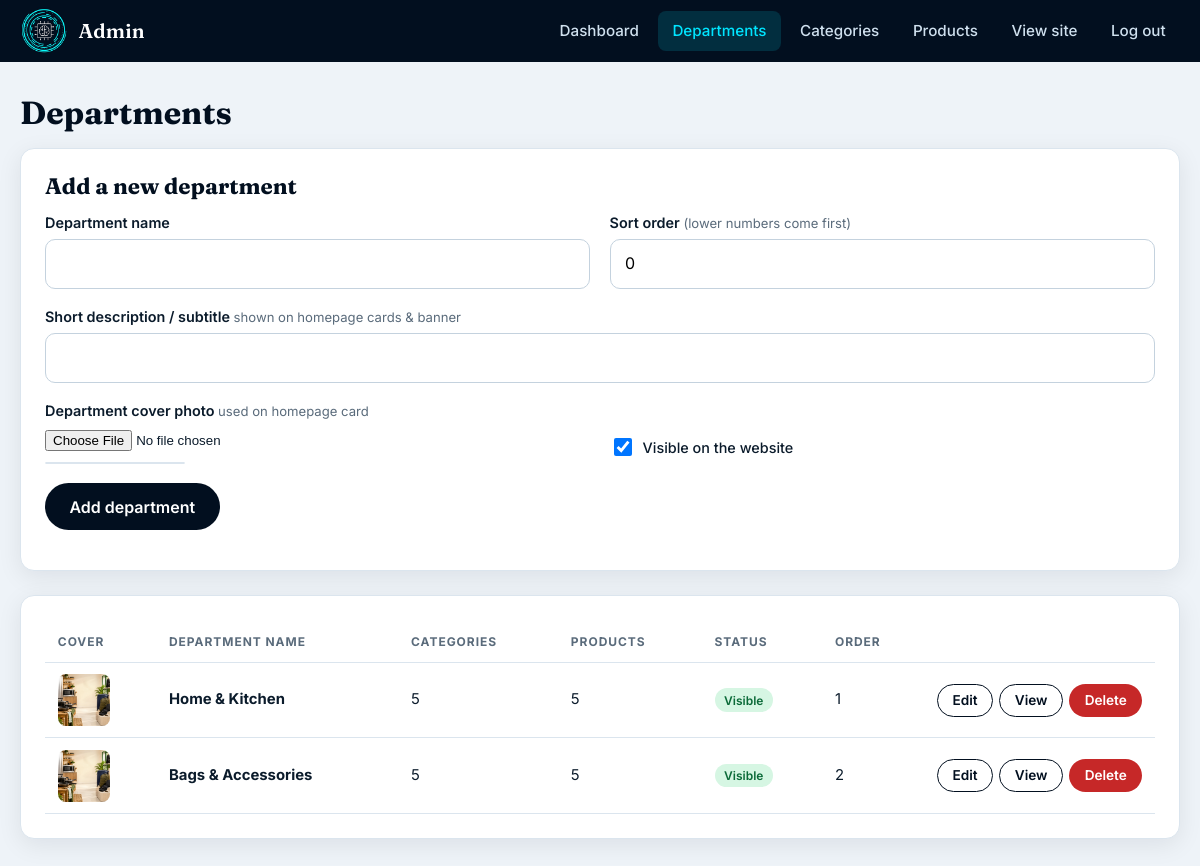
Screenshot of /departments.php (signed in) with the database file from the repository.
### tables this page shows
CREATE TABLE IF NOT EXISTS departments (
    id          INT UNSIGNED AUTO_INCREMENT PRIMARY KEY,
    name        VARCHAR(100) NOT NULL,
    slug        VARCHAR(120) NOT NULL UNIQUE,
    description VARCHAR(255) NULL,
    image       VARCHAR(255) NULL,            
    sort_order  INT NOT NULL DEFAULT 0,
    is_active   TINYINT(1) NOT NULL DEFAULT 1,
    created_at  TIMESTAMP NOT NULL DEFAULT CURRENT_TIMESTAMP
);

### functions.php (called while the page is built, shortened)
<?php
function e($value): string
{
    return htmlspecialchars((string) $value, ENT_QUOTES | ENT_SUBSTITUTE, 'UTF-8');
}
function department_url(array $d, string $base = ''): string
{
    return $base . 'department.php?dept=' . rawurlencode($d['slug']);
}
function department_image_url(array $d, string $base = ''): string
{
    return $base . 'assets/images/hero.jpg';
}

### departments.php (the view, shortened to what this page needs)
<?php
$db = db();
$editing = ['id' => 0, 'name' => '', 'description' => '', 'image' => null, 'sort_order' => 0, 'is_active' => 1];
$departments = $db->query('SELECT d.*,
                           (SELECT COUNT(*) FROM categories c WHERE c.department_id = d.id) AS category_count,
                           (SELECT COUNT(*) FROM products p JOIN categories c ON c.id = p.category_id WHERE c.department_id = d.id) AS product_count
                           FROM departments d
                           ORDER BY d.sort_order, d.name')->fetchAll();
require __DIR__ . '/../includes/admin-header.php';
?>
<h1>Departments</h1>
<div class="panel">
    <h2><?= $editing['id'] ? 'Edit department' : 'Add a new department' ?></h2>
    <form method="post" enctype="multipart/form-data">
        <div class="form-grid">
            <div>
                <label for="name">Department name</label>
                <input type="text" id="name" name="name" maxlength="100" required value="<?= e($editing['name']) ?>">
            </div>
            <div>
                <label for="sort_order">Sort order <span class="hint">(lower numbers come first)</span></label>
                <input type="number" id="sort_order" name="sort_order" value="<?= (int) $editing['sort_order'] ?>">
            </div>
            <div class="full">
                <label for="description">Short description / subtitle <span class="hint">shown on homepage cards &amp; banner</span></label>
                <input type="text" id="description" name="description" maxlength="255" value="<?= e($editing['description']) ?>">
            </div>
            <div>
                <label for="image-input">Department cover photo <span class="hint">used on homepage card</span></label>
                <input type="file" id="image-input" name="image" accept="image/jpeg,image/png,image/webp,image/gif">
                <?php if (!empty($editing['image'])): ?>
                    <img id="image-preview" src="<?= e(department_image_url($editing, '../')) ?>" alt="" style="width:140px;margin-top:.6rem;border-radius:10px;border:1px solid var(--line)">
                <?php else: ?>
                    <img id="image-preview" src="" alt="" style="width:140px;margin-top:.6rem;border-radius:10px;border:1px solid var(--line)" hidden>
                <?php endif; ?>
            </div>
            <div style="display:grid;align-content:end">
                <label class="check"><input type="checkbox" name="is_active" value="1"<?= $editing['is_active'] ? ' checked' : '' ?>> Visible on the website</label>
            </div>
        </div>
        <p style="margin-top:1.2rem">
            <button class="btn btn-primary" type="submit"><?= $editing['id'] ? 'Save changes' : 'Add department' ?></button>
        </p>
    </form>
</div>
<div class="panel table-wrap">
    <table class="data">
        <thead><tr><th>Cover</th><th>Department name</th><th>Categories</th><th>Products</th><th>Status</th><th>Order</th><th></th></tr></thead>
        <tbody>
        <?php foreach ($departments as $d): ?>
            <tr>
                <td><img src="<?= e(department_image_url($d, '../')) ?>" alt="" style="width:52px;height:52px;object-fit:cover;border-radius:8px"></td>
                <td><strong><?= e($d['name']) ?></strong></td>
                <td><?= (int) $d['category_count'] ?></td>
                <td><?= (int) $d['product_count'] ?></td>
                <td><span class="pill <?= $d['is_active'] ? 'on' : 'off' ?>"><?= $d['is_active'] ? 'Visible' : 'Hidden' ?></span></td>
                <td><?= (int) $d['sort_order'] ?></td>
                <td>
                    <div class="row-actions">
                        <a class="btn btn-outline btn-sm" href="departments.php?edit=<?= (int) $d['id'] ?>">Edit</a>
                        <a class="btn btn-outline btn-sm" href="../<?= e(department_url($d)) ?>" target="_blank" rel="noopener">View</a>
                        <form method="post" data-confirm="Delete department &quot;<?= e($d['name']) ?>&quot;?">
                            <button class="btn btn-danger btn-sm" type="submit">Delete</button>
                        </form>
                    </div>
                </td>
            </tr>
        <?php endforeach; ?>
        </tbody>
    </table>
</div>
<?php require __DIR__ . '/../includes/admin-footer.php'; ?>

### style.css (style rules this page uses)
:root { --navy: #020f1f; --navy-2: #08203a; --cyan: #00e5ff; --cyan-600: #0098ad; --ink: #0b1b2b; --muted: #5a6b7b; --bg: #f4f8fb; --card: #ffffff; --line: #dbe5ee; --wa: #0f8f4f; --wa-dark: #0b7440; --radius: 14px; --shadow: 0 6px 24px rgba(2, 15, 31, .08); --shadow-lg: 0 14px 40px rgba(2, 15, 31, .16); --font-head: 'Fraunces', Georgia, serif; --font-body: 'Inter', system-ui, -apple-system, 'Segoe UI', Roboto, sans-serif; }
*, *::before, *::after { box-sizing: border-box; }
html { scroll-behavior: smooth; }
body { margin: 0; font-family: var(--font-body); color: var(--ink); background: var(--bg); line-height: 1.6; -webkit-font-smoothing: antialiased; }
img { max-width: 100%; display: block; }
a { color: var(--cyan-600); text-decoration: none; }
h1, h2, h3, h4 { font-family: var(--font-head); line-height: 1.2; margin: 0 0 .5em; color: var(--navy); }
p { margin: 0 0 1em; }
.btn { display: inline-flex; align-items: center; justify-content: center; gap: .55rem; padding: .85rem 1.4rem; border-radius: 999px; font: 600 1rem/1 var(--font-body); border: 2px solid transparent; cursor: pointer; transition: transform .15s, box-shadow .15s, background .15s, color .15s; text-decoration: none !important; }
.btn-outline { background: transparent; color: var(--navy); border-color: var(--navy); }
.btn-sm { padding: .6rem 1rem; font-size: .9rem; }
.btn-primary { background: var(--navy); color: #fff; }
.btn-danger { background: #c62828; color: #fff; }
.admin-body { background: #eef3f8; }
.panel { background: #fff; border: 1px solid var(--line); border-radius: var(--radius); padding: 1.5rem; margin-bottom: 1.5rem; box-shadow: var(--shadow); }
.panel h1, .panel h2 { font-size: 1.4rem; }
.table-wrap { overflow-x: auto; }
table.data { width: 100%; border-collapse: collapse; font-size: .93rem; }
table.data th, table.data td { padding: .7rem .8rem; text-align: left; border-bottom: 1px solid var(--line); vertical-align: middle; }
table.data th { font-size: .75rem; text-transform: uppercase; letter-spacing: .08em; color: var(--muted); }
table.data img { width: 52px; height: 52px; object-fit: cover; border-radius: 8px; }
.pill { display: inline-block; padding: .15rem .6rem; border-radius: 999px; font-size: .75rem; font-weight: 600; background: #e3ebf3; color: var(--ink); }
.pill.on { background: #d6f6e3; color: #0b6a38; }
.row-actions { display: flex; align-items: center; gap: .4rem; flex-wrap: nowrap; white-space: nowrap; }
.row-actions form { margin: 0; display: inline-flex; }
.row-actions .btn { padding: .45rem .9rem; font-size: .85rem; line-height: 1.2; border-width: 1.5px; }
table.data td:last-child { width: 1%; white-space: nowrap; }
table.data { min-width: 720px; }
.form-grid { display: grid; grid-template-columns: repeat(2, 1fr); gap: 1rem 1.2rem; }
.form-grid .full { grid-column: 1 / -1; }
label { display: block; font-weight: 600; font-size: .9rem; margin-bottom: .3rem; }
.hint { font-weight: 400; color: var(--muted); font-size: .82rem; }
input[type=text], input[type=password], input[type=number], select, textarea { width: 100%; padding: .7rem .9rem; border: 1px solid #c4d2de; border-radius: 10px; font: inherit; background: #fff; }
.check { display: flex; align-items: center; gap: .5rem; font-weight: 500; }
.check input { width: 18px; height: 18px; }

### rows the page displays
departments: name "Home & Kitchen", category_count "5", product_count "5", is_active "Visible", sort_order "1"
departments: name "Bags & Accessories", category_count "5", product_count "5", is_active "Visible", sort_order "2"
